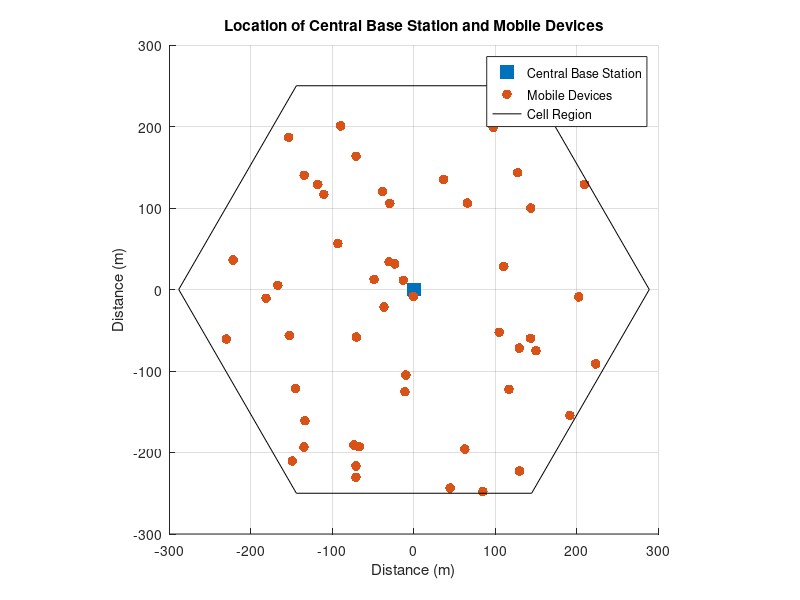
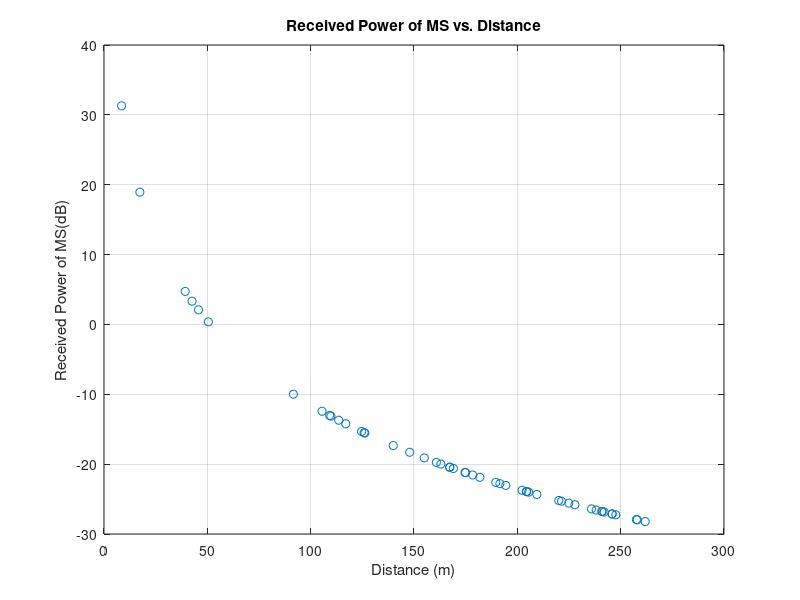
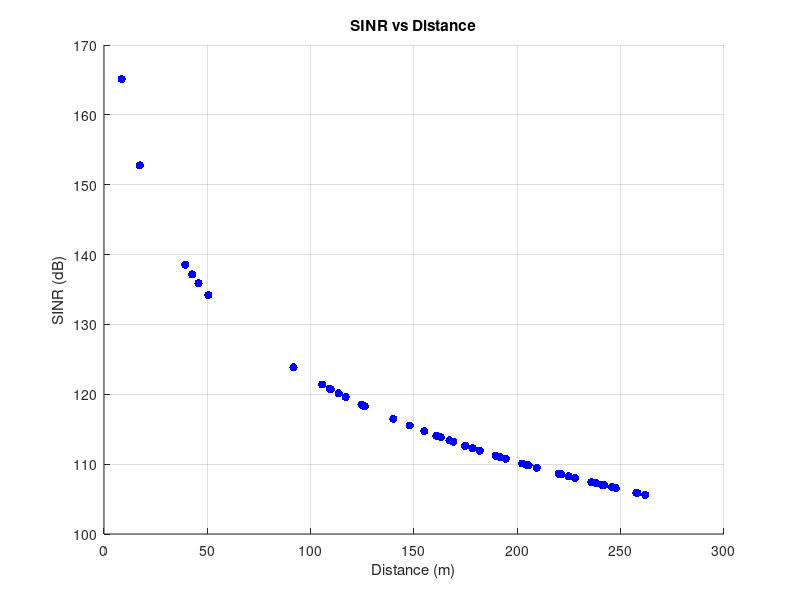
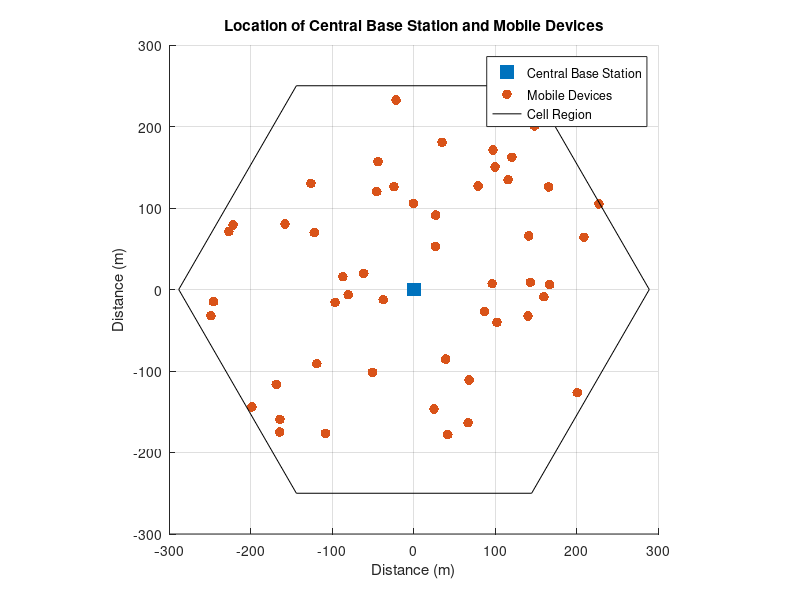

MATLAB code for these plots, in order:
%------------------------1.1-------------------------
clc; clear; close all;
% set parameters
n_bs = 19;          % number of base stations
isd = 500;  % inter-site distance (in meters)

% hexagon's length
L = isd/sqrt(3);  %length of the hexagon

freq = 2.4e9;       % carrier frequency (in Hz)
bw = 10e6;          % channel bandwidth (in Hz)
ptx = 33-30;           % transmit power of base stations (in dB)
pm = 23-30;            % transmit power of mobile devices (in dB)

g_bs = 14;          % antenna gain of base stations (in dBi)
g_m = 14;           % antenna gain of mobile devices (in dBi)
h_bs = 50;         % height of base stations (in meters)
h_ms = 1.5;         % height of mobile devices (in meters)
T = 27+273.15; % ambient temperature (in degree Kalvin)
num_points = 50;
k = 1.38e-23;       % Boltzman's constant

%These three are in value
% ptx_w = (10^(ptx/10)/1000); 
% g_bs_w = 10^(g_bs/10);
% g_m_w = 10^(g_m/10);

% Define hexagonal central cell
hex_vertices = L*[cosd(60:60:360); sind(60:60:360)]';
hex_vertices = [hex_vertices; hex_vertices(1,:)]; % repeat first vertex to close shape

% For all the 19 cells
centers = [];
layer = 2;
center_locations = [0,0; 0, L*sqrt(3); L*sqrt(3)*sqrt(3)/2, L*sqrt(3)/2; L*sqrt(3)*sqrt(3)/2, -L*sqrt(3)/2;
                   0, -sqrt(3)*L; -L*sqrt(3)*sqrt(3)/2, -L*sqrt(3)/2; -L*sqrt(3)*sqrt(3)/2, L*sqrt(3)/2;
                   0,L*sqrt(3)*2; L*sqrt(3)*sqrt(3), L*sqrt(3); L*sqrt(3)*sqrt(3), -L*sqrt(3);
                   0, -sqrt(3)*L*2; -L*sqrt(3)*sqrt(3), -L*sqrt(3); -L*sqrt(3)*sqrt(3), L*sqrt(3);
                   L*sqrt(3)*sqrt(3)/2, L*sqrt(3)*3/2; L*3,0; L*sqrt(3)*sqrt(3)/2, -L*sqrt(3)*3/2;
                   -L*sqrt(3)*sqrt(3)/2, -L*sqrt(3)*3/2; -L*3,0; -L*sqrt(3)*sqrt(3)/2, L*sqrt(3)*3/2;]; 
%------------------------1.1-------------------------
% center of hexagon
x_c = 0;
y_c = 0;

% hexagon's vertices
x = x_c + L*cosd(0:60:360);
y = y_c + L*sind(0:60:360);

% generate 50 points that's in the hexagon
x_rand = zeros(num_points, 1);
y_rand = zeros(num_points, 1);
count = 0;

while count < num_points
    x_rand_temp = rand * 2 * L - L;
    y_rand_temp = rand * 2 * L - L;
    if inpolygon(x_rand_temp, y_rand_temp, x, y)
        count = count + 1;
        x_rand(count) = x_rand_temp;
        y_rand(count) = y_rand_temp;
    end
end

% plot the points in the hexagon
figure('Name', '1-1');
hold on;
scatter(0, 0, 100, 'red', 's', 'filled');  % plot the central base station
scatter(x_rand, y_rand, 50, 'blue', 'r', 'filled');

% plot hexagon
plot([x x(1)], [y y(1)], 'k');

xlabel('Distance (m)');
ylabel('Distance (m)');
legend('Central Base Station', 'Mobile Devices', 'Cell Region');
title('Location of Central Base Station and Mobile Devices');
axis square;
grid on;
hold off;


%------------------------1.2-------------------------
% calculate distance between mobile devices and central BS
distance = sqrt((x_rand.^2) + (y_rand.^2));

% calculate path loss and trun into dB
gd = 10*log10(((h_bs*h_ms)^2) ./ (distance.^4));

% calculate received power at mobile devices
prx = ptx + g_bs + g_m + gd; 
% prx = ptx_w*g_bs_w*g_m_w.*gd;
% prx_dB = 10*log10(prx);

% plot the received power vs. distance
figure('Name', '1-2');
plot(distance, prx, 'o');
xlabel('Distance (m)');
ylabel('Received Power of MS(dB)');
title('Received Power of MS vs. Distance');
grid on;


%------------------------1.3-------------------------
I = 0; % caused by the other 18 cells(received power)
N = k * T * bw;
N_dB = 10*log10(N);

SINR = prx - (I+N_dB);

figure('Name','1-3');
scatter(distance, SINR, 'filled', 'MarkerFaceColor', 'b');
xlabel('Distance (m)');
ylabel('SINR (dB)');
title('SINR vs Distance');
grid on;


%------------------------2.1-------------------------
% generate 50 points that's in the hexagon
x_rand = zeros(num_points, 1);
y_rand = zeros(num_points, 1);
count = 0;

while count < num_points
    x_rand_temp = rand * 2 * L - L;
    y_rand_temp = rand * 2 * L - L;
    if inpolygon(x_rand_temp, y_rand_temp, x, y)
        count = count + 1;
        x_rand(count) = x_rand_temp;
        y_rand(count) = y_rand_temp;
    end
end

% plot the points in the hexagon
figure('Name', '2-1');
hold on;
scatter(0, 0, 100, 'red', 's', 'filled');  % plot the central base station
scatter(x_rand, y_rand, 50, 'blue', 'r', 'filled');

% plot hexagon
plot([x x(1)], [y y(1)], 'k');

xlabel('Distance (m)');
ylabel('Distance (m)');
legend('Central Base Station', 'Mobile Devices', 'Cell Region');
title('Location of Central Base Station and Mobile Devices');
axis square;
grid on;
hold off;


%------------------------2.2-------------------------
distance = sqrt((x_rand.^2) + (y_rand.^2));
gd = 10*log10(((h_bs*h_ms)^2) ./ (distance.^4));
prx_2 = pm + g_bs + g_m + gd; 

figure('Name', '2-2');
plot(distance, prx_2, 'o');
xlabel('Distance (m)');
ylabel('Received Power of BS (dB)');
title('Received Power of BS vs. Distance');
grid on;


%------------------------2.3-------------------------
SINR_2 = prx_2-(I+N_dB);

figure('Name','2-3');
scatter(distance, SINR_2, 'filled', 'MarkerFaceColor', 'b');
xlabel('Distance (m)');
ylabel('SINR (dB)');
title('SINR vs Distance');
grid on;


%------------------------B-1-------------------------
MS_position = [];
temp = num_points;
new_device_num = num_points;

while size(MS_position, 1) < num_points
    x = rand(temp, 1) *2*L-L;
    y = rand(temp, 1) *2*L-L;
    is_inside = inpolygon(x, y, hex_vertices(:,1), hex_vertices(:,2));
    MS_position = [MS_position; x(is_inside), y(is_inside)];
    temp = new_device_num-size(MS_position, 1);
end

for i = 2:19
    num_points = num_points+50;
    temp = 50;
    new_device_num = num_points;
    while size(MS_position, 1) < num_points
        x = rand(temp, 1) *2*L-L;
        y = rand(temp, 1) *2*L-L;
        is_inside = inpolygon(x, y, hex_vertices(:,1), hex_vertices(:,2));
        MS_position = [MS_position; x(is_inside)+center_locations(i,1), y(is_inside)+center_locations(i,2)];
        temp = new_device_num-size(MS_position, 1);
    end
end

for i = 1:size(center_locations,1)
    center = center_locations(i, :);
    start_idx = (i - 1) * 50 + 1;
    end_idx = i * 50;
    points = MS_position(start_idx:end_idx, :);
    diffs = points - center;
    distances(start_idx:end_idx) = sqrt(sum(diffs.^2, 2));
end

size(distances,1);
size(center_locations,1);

figure('Name','B-1');
scatter(center_locations(:,1), center_locations(:,2), 'filled', 'MarkerFaceColor', 'b');
hold on;
scatter(MS_position(:,1), MS_position(:,2), 'filled', 'MarkerFaceColor', 'r');
hold on;

plot(hex_vertices(:,1), hex_vertices(:,2), 'LineWidth', 2, 'Color', 'k');
hold on;
for i = 1:size(center_locations, 1)
    plot(hex_vertices(:,1)+center_locations(i,1), hex_vertices(:,2)+center_locations(i,2), 'LineWidth', 2, 'Color', 'k');
end

xlabel('x axis (m)');
ylabel('y axis (m)');
legend('Central BS', 'Mobile Devices', 'Other Cell');
title('Locations of 19 cells');
grid on;
hold off;


% ----------------------B-2-------------------------------
gd = 10*log10(((h_bs*h_ms)^2) ./ (distances.^4));
pr_dB_2 = pm + g_bs + g_m + gd; 

figure('Name','B-2');
scatter(distances,pr_dB_2, 'filled', 'MarkerFaceColor', 'r');
axis([0 max(distances+20) min(pr_dB_2-10) max(pr_dB_2+10)]);
xlabel('Distance (m)');
ylabel('Received Power (dB)');
title('Uplink Received Power v.s. Distance');
grid on
% ----------------------B-3-------------------------------
